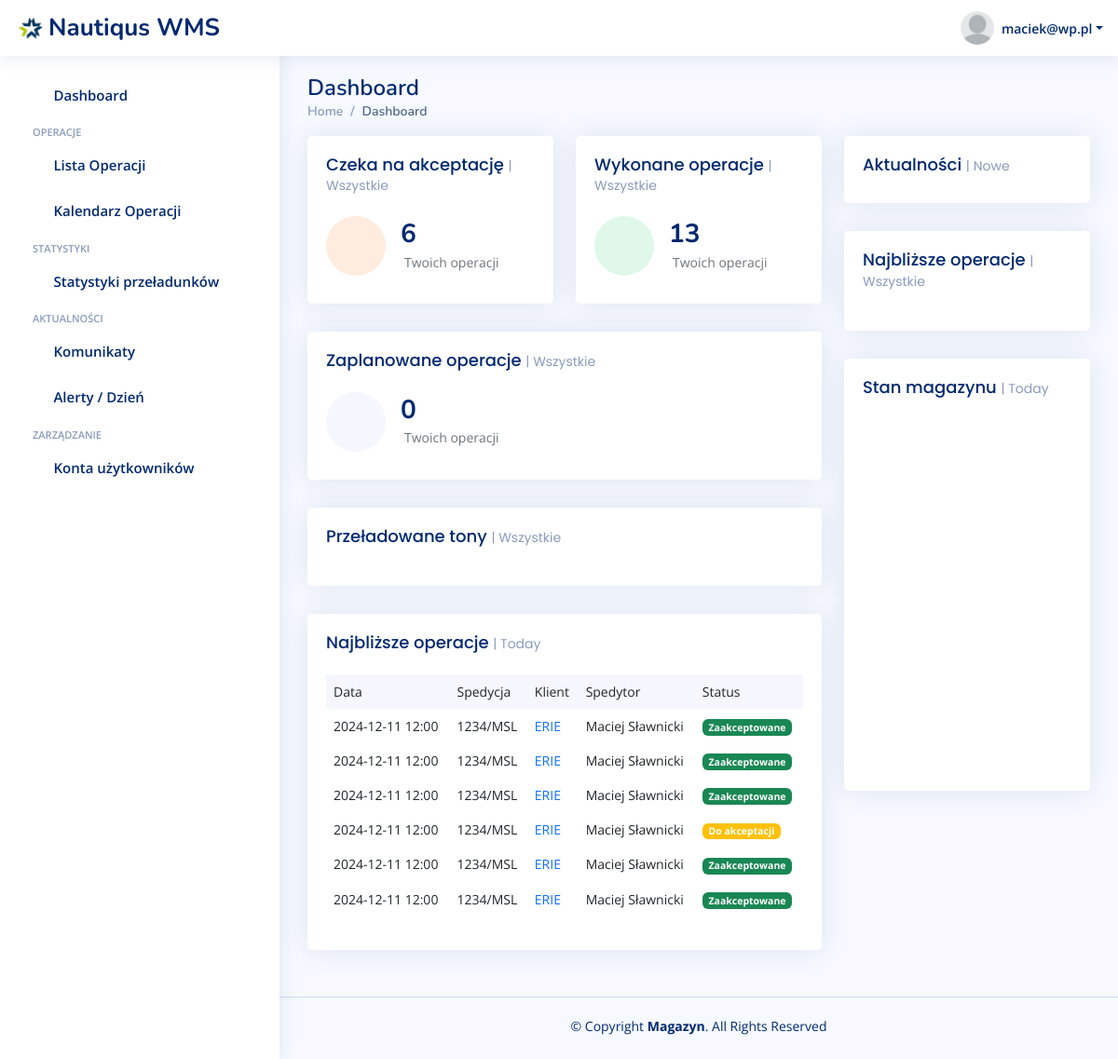
Page / (signed in) on the earlier database version.
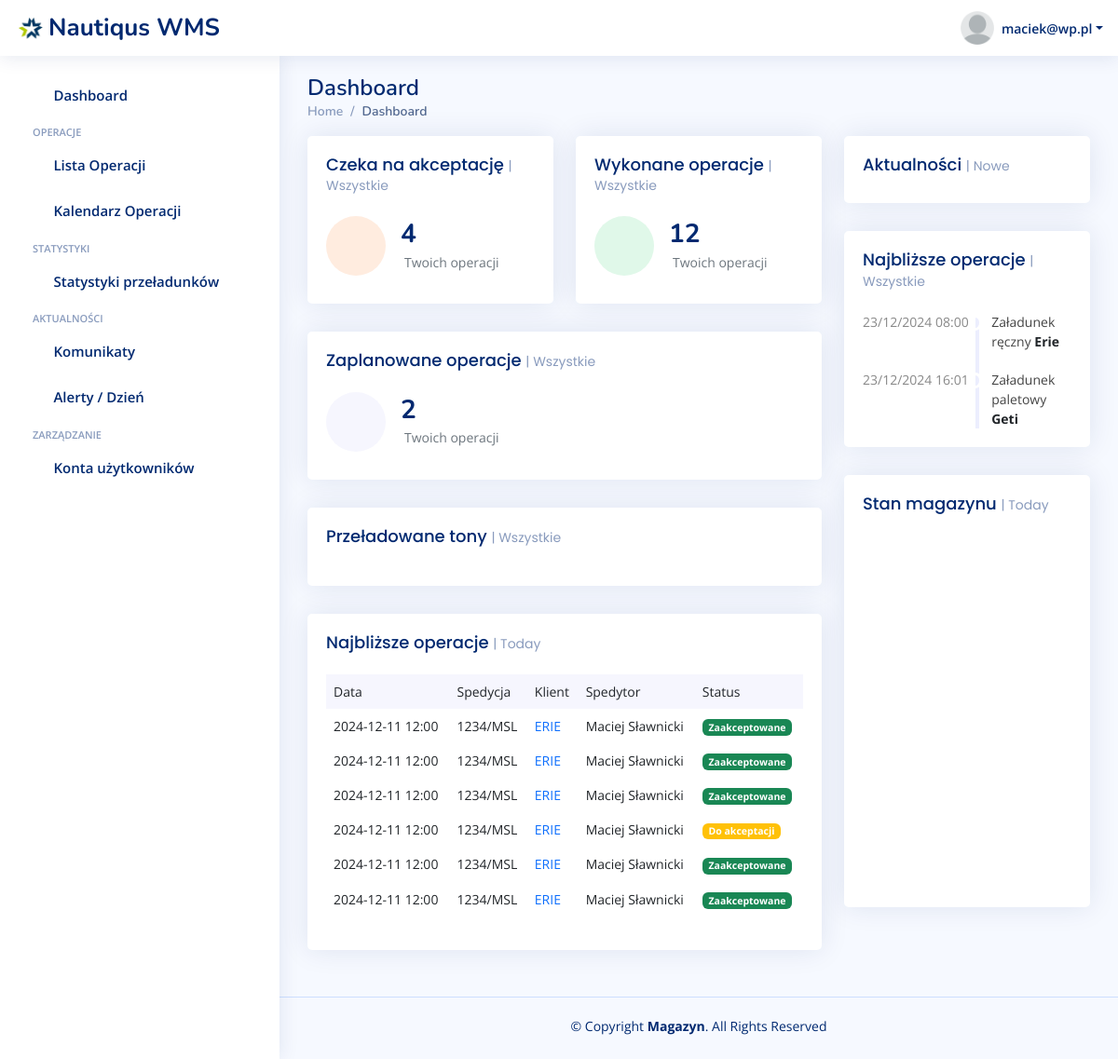
Same page on the later database version.
### warehouse/models.py (models this page shows, shortened)
class Operation(models.Model):
    OPERATION_CHOICES = [
        ('pallets_loading', 'Załadunek paletowy'),
        ('manual_loading', 'Załadunek ręczny'),
        ('unloading', 'Rozładunek'),
    ]
    RAMP_CHOICES = [
        ('ramp1', 'Rampa 1'),
        ('ramp2', 'Rampa 2'),
        ('ramp3', 'Rampa 3'),
    ]
    STATUS_CHOICES = [
        ('pending', 'Do akceptacji'),
        ('accepted', 'Zaakceptowany'),
    ]
    CUSTOMER_CHOICES = [
        ('erie', 'Erie'),
        ('laktopol', 'Laktopol'),
        ('geti', 'Geti'),
        ('huzar', 'Huzar'),
    ]
    user = models.ForeignKey(
        CustomUser,  # Odwołanie do wbudowanego modelu użytkownika
        on_delete=models.CASCADE,  # Usunięcie użytkownika usuwa jego instancje
        related_name='created_objects',  # Opcjonalnie: alias do odwołania
        verbose_name='Utworzone przez'
    )
    start_time = models.DateTimeField()
    end_time = models.DateTimeField()
    cut_off = models.DateTimeField(blank=True, null=True)
    operation_type = models.CharField(
        max_length=15,
        choices=OPERATION_CHOICES,
        default='loading',
        verbose_name="Typ operacji"
    )
    ramp_number = models.CharField(
        max_length=15,
        choices=RAMP_CHOICES,
        default='ramp1',
        verbose_name="Numer rampy"
    )
    status = models.CharField(
        max_length=15,
        choices=STATUS_CHOICES,
        default='pending',
        verbose_name="Status"
    )
    spedition_number = models.CharField(max_length=15)
    customer = models.CharField(
        max_length=20,
        choices=CUSTOMER_CHOICES,
        verbose_name="Klient"
    )

### warehouse/views.py (the view)
# urls.py: 2. Add a URL to urlpatterns:  path('', views.home, name='home')
@login_required
def home(request):
    date_today = datetime.now().strftime("%Y-%m-%d")
    if request.user.role == 'spedytor':
        next_operations = Operation.objects.filter(user=request.user ,start_time__date__gte=date_today).order_by(
        'start_time')
        past_operations_amount = len(Operation.objects.filter(user=request.user, start_time__date__lt=date_today).order_by(
            'start_time'))
        next_operations_amount = len(next_operations)
        pending_operations_amount = len(Operation.objects.filter(user=request.user, status='pending'))
    else:
        next_operations = Operation.objects.filter(start_time__date__gte=date_today).order_by(
            'start_time')
        past_operations_amount = len(Operation.objects.filter(start_time__date__lt=date_today).order_by(
            'start_time'))
        next_operations_amount = len(next_operations)
        pending_operations_amount = len(Operation.objects.filter(status='pending'))
    context = {
        'next_operations': next_operations[:5],
        'past_operations_amount': past_operations_amount,
        'next_operations_amount': next_operations_amount,
        'pending_operations_amount': pending_operations_amount,
        'announcements': Announcement.objects.all().order_by('-created_datetime'),
    }
    return render(request, 'warehouse/index.html', context)

### warehouse/templates/warehouse/index.html (shortened to what the changed rows need)
{% extends 'base.html' %}
{% load static %}
{% static "" as staticUrl %}
{% block content %}
    <main id="main" class="main">
        <div class="pagetitle">
            <h1>Dashboard</h1>
        </div>
 <section class="section dashboard">
      <div class="row">
        <div class="col-lg-8">
          <div class="row">
            <div class="col-xxl-4 col-md-6">
              <div class="card info-card customers-card">
                <div class="card-body">
                  <div class="d-flex align-items-center">
                    <div class="ps-3">
                      <h6>{{ pending_operations_amount }}</h6>
                       <span class="text-muted small pt-2 ps-1">Twoich operacji</span>
                    </div>
                  </div>
                </div>
              </div>
            </div>
            <div class="col-xxl-4 col-md-6">
              <div class="card info-card revenue-card">
                <div class="card-body">
                  <div class="d-flex align-items-center">
                    <div class="ps-3">
                      <h6>{{ past_operations_amount }}</h6>
                      <span class="text-muted small pt-2 ps-1">Twoich operacji</span>
                    </div>
                  </div>
                </div>
              </div>
            </div>
            <div class="col-xxl-4 col-xl-12">
              <div class="card info-card sales-card">
                <div class="card-body">
                  <div class="d-flex align-items-center">
                    <div class="ps-3">
                      <h6>{{ next_operations_amount }}</h6>
                      <span class="text-muted small pt-2 ps-1">Twoich operacji</span>
                    </div>
                  </div>
                </div>
              </div>
            </div>
            <div class="col-12">
              <div class="card recent-sales overflow-auto">
                <div class="card-body">
                  <table class="table table-borderless datatable">
                    <thead>
                      <tr>
                        <th scope="col">Data</th>
                        <th scope="col">Spedycja</th>
                        <th scope="col">Klient</th>
                        <th scope="col">Spedytor</th>
                        <th scope="col">Status</th>
                      </tr>
                    </thead>
                    <tbody>
                      <tr>
                        <th scope="row">2024-12-11 12:00</th>
                      </tr>
                      <tr>
                        <th scope="row">2024-12-11 12:00</th>
                      </tr>
                      <tr>
                        <th scope="row">2024-12-11 12:00</th>
                      </tr>
                      <tr>
                        <th scope="row">2024-12-11 12:00</th>
                      </tr>
                      <tr>
                        <th scope="row">2024-12-11 12:00</th>
                      </tr>
                      <tr>
                        <th scope="row">2024-12-11 12:00</th>
                      </tr>
                    </tbody>
                  </table>
                </div>
              </div>
            </div>
          </div>
        </div>
        <div class="col-lg-4">
      {% include "warehouse/modules/najblizsze_operacje.html" %}
        </div>
      </div>
    </section>
    </main>
{% endblock %}

### warehouse/templates/warehouse/modules/najblizsze_operacje.html (shortened to what this page needs)
          <div class="card">
            <div class="filter">
              <a class="icon" href="#" data-bs-toggle="dropdown"><i class="bi bi-three-dots"></i></a>
            </div>
            <div class="card-body">
              <h5 class="card-title">Najbliższe operacje <span>| {% if user.role == 'spedytor' %} Twoje {% else %} Wszystkie {% endif %}</span></h5>
              <div class="activity">
                {% for operation in next_operations %}
                <div class="activity-item d-flex">
                      <div class="activite-label"><a class="text-reset" href="/operacje/{{ operation.id }}">{{ operation.start_time|date:"d/m/Y" }} {{ operation.start_time|date:"H:i" }}</a></div>
                      <i class='bi bi-circle-fill activity-badge {% if operation.status == 'pending' %} text-warning {% elif operation.status == 'accepted' %} text-success {% endif %} align-self-start'></i>
                      <div class="activity-content">
                          <a class="text-reset" href="/operacje/{{ operation.id }}">
                          {{ operation.get_operation_type_display }} <a href="#" class="fw-bold text-dark">{{ operation.get_customer_display }}</a>
                        </a>
                      </div>
                </div>
                {% endfor %}
              </div>
            </div>
          </div>

Differences in the rows shown:
now on this page (row edited): Operation: start_time "23/12/2024", start_time "08:00", operation_type "Załadunek ręczny", customer "Erie"
now on this page (row edited): Operation: start_time "23/12/2024", start_time "16:01", operation_type "Załadunek paletowy", customer "Geti"
Other differences:
{{ pending_operations_amount }}: "6" → "4"
{{ past_operations_amount }}: "13" → "12"
{{ next_operations_amount }}: "0" → "2"
